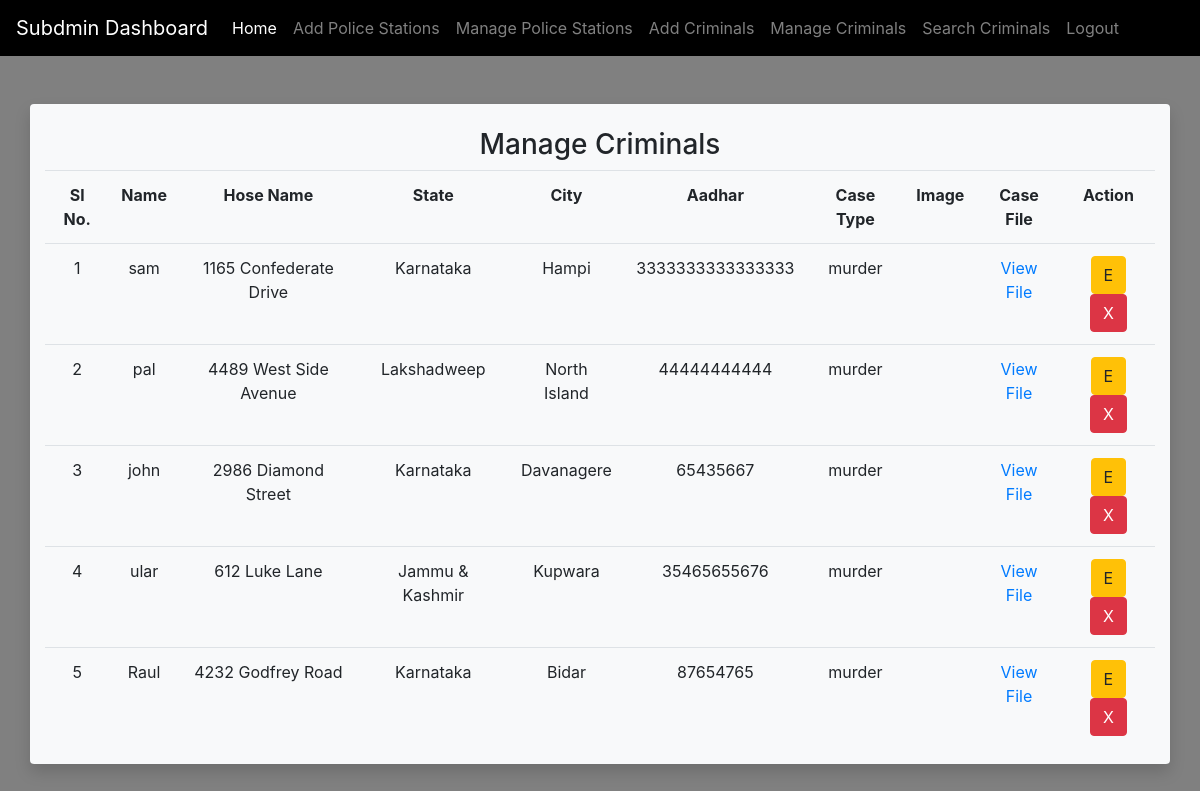
/subadmin/manage_criminals/, run on the app's committed database.
### subadmin/models.py (models this page shows, shortened)
class Criminal(models.Model):
    name = models.CharField(
        max_length=100,
        verbose_name='Full Name',
    )
    house_name = models.CharField(
        max_length=100,
        verbose_name='House Name'
    )
    city = models.ForeignKey(
        to=City,
        on_delete=models.CASCADE
    )
    aadhar_no = models.BigIntegerField(
        verbose_name='Aadhar Number'
    )
    casr_type = models.ForeignKey(
        to=CaseType,
        on_delete=models.CASCADE
    )
    image = models.FileField(
        upload_to='Images',
        max_length=300,
        verbose_name='Image'
    )
    case_file = models.FileField(
        upload_to='CaseFile',
        verbose_name='Case File',
        max_length=300
    )
    person_id = models.IntegerField(
        default=0,
        verbose_name='Criminal Number'
    )
    user = models.ForeignKey(User, on_delete=models.CASCADE, default=0, null=True, blank=True)

### accounts/models.py (models this page shows)
class City(models.Model):
    name = models.CharField(max_length=50)
    state = models.ForeignKey(State, on_delete=models.CASCADE, default=0)
    def __str__(self):
        return self.name

class State(models.Model):
    name = models.CharField(max_length=50)
    def __str__(self):
        return self.name

class CaseType(models.Model):
    name = models.CharField(max_length=50)
    def __str__(self):
        return self.name

### subadmin/views.py (the view)
# urls.py: path('manage_criminals/', manage_criminals, name='station_manage_criminals'),
def manage_criminals(request):
    if request.method == 'GET':
        context = {}
        context['data'] = Criminal.objects.all()
        return render(request, 'subadmin/manage_criminals.html', context)

### subadmin/templates/subadmin/manage_criminals.html
{% extends 'subadmin/shared/base.html' %}
{% block content %}
{% load crispy_forms_tags %}
    <div class="row mt-5 bg-light rounded shadow">
        <div class="col-md-12 mt-4 text-center">
            <h3>Manage Criminals</h3>
            <table class="table table-stripped table-white">
                <tr>
                    <th>Sl No.</th>
                    <th>Name</th>
                    <th>Hose Name</th>
                    <th>State</th>
                    <th>City</th>
                    <th>Aadhar</th>
                    <th>Case Type</th>
                    <th>Image</th>
                    <th>Case File</th>
                    <th>Action</th>
                </tr>
                {% for i in data %}
                    <tr>
                        <td>{{ forloop.counter }}</td>
                        <td>{{ i.name }}</td>
                        <td>{{ i.house_name }}</td>
                        <td>{{ i.city.state }}</td>
                        <td>{{ i.city }}</td>
                        <td>{{ i.aadhar_no }}</td>
                        <td>{{ i.casr_type }}</td>
                        <td><img src="/media/{{ i.image }}" width="150px" alt="" srcset=""></td>
                        <td><a href="/media/{{ i.case_file }}" target="_blank">View File</a></td>
                        <td>
                            <a href="{% url 'subadmin_edit_criminals' cid=i.id %}" class="btn btn-warning">E</a>
                            <a href="{% url 'subadmin_remove_criminals' cid=i.id %}" class="btn btn-danger">X</a>
                        </td>
                    </tr>
                {% endfor %}
            </table>
        </div>
    </div>
{% endblock content %}

### subadmin/templates/subadmin/shared/base.html (shortened to what this page needs)
<!doctype html>
<html lang="en">
  <head>
    <link rel="stylesheet" href="https://stackpath.bootstrapcdn.com/bootstrap/4.3.1/css/bootstrap.min.css">
  </head>
  <body style="background-color: gray;">
    {% include 'subadmin/shared/navbar.html' %}
    <div class="container">
        {% block content %}
        {% endblock content %}
    </div>
  </body>
</html>

### subadmin/templates/subadmin/shared/navbar.html (shortened to what this page needs)
<nav class="navbar navbar-expand-sm navbar-dark" style="background-color: #000000;">
    <a class="navbar-brand" href="#">Subdmin Dashboard</a>
    <div class="collapse navbar-collapse" id="collapsibleNavId">
        <ul class="navbar-nav mr-auto mt-2 mt-lg-0">
            <li class="nav-item active">
                <a class="nav-link" href="#">Home <span class="sr-only">(current)</span></a>
            </li>
            <li class="nav-item">
                <a class="nav-link" href="{% url 'subadmin_add_police_station' %}">Add Police Stations</a>
            </li>
            <li class="nav-item">
                <a class="nav-link" href="{% url 'subadmin_manage_station' %}">Manage Police Stations</a>
            </li>
            <li class="nav-item">
                <a class="nav-link" href="{% url 'subadmin_add_criminals' %}">Add Criminals</a>
            </li>
            <li class="nav-item">
                <a class="nav-link" href="{% url 'subadmin_manage_criminals' %}">Manage Criminals</a>
            </li>
            <li class="nav-item">
                <a class="nav-link" href="{% url 'subadmin_search_image' %}">Search Criminals</a>
            </li>
            <li class="nav-item">
                <a class="nav-link" href="{% url 'accounts_logout' %}">Logout</a>
            </li>
        </ul>
    </div>
</nav>

### data on the page
Criminal: name "sam", house_name "1165 Confederate Drive", city.state "Karnataka", city "Hampi", aadhar_no "3333333333333333", casr_type "murder"
Criminal: name "pal", house_name "4489 West Side Avenue", city.state "Lakshadweep", city "North Island", aadhar_no "44444444444", casr_type "murder"
Criminal: name "john", house_name "2986 Diamond Street", city.state "Karnataka", city "Davanagere", aadhar_no "65435667", casr_type "murder"
Criminal: name "ular", house_name "612 Luke Lane", city.state "Jammu & Kashmir", city "Kupwara", aadhar_no "35465655676", casr_type "murder"
Criminal: name "Raul", house_name "4232 Godfrey Road", city.state "Karnataka", city "Bidar", aadhar_no "87654765", casr_type "murder"
